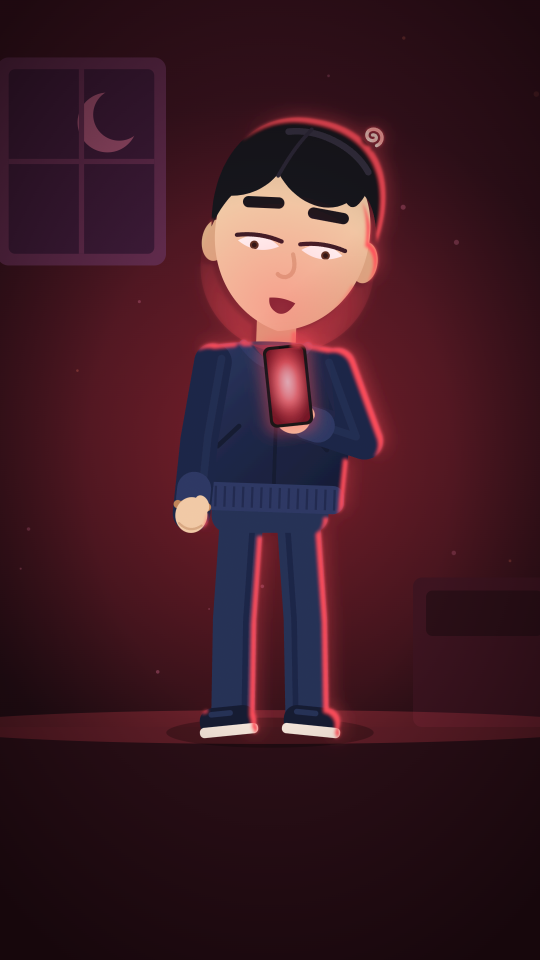
#> input picture remotion/preview/scenes/s01.png, 1080 x 1920 px (shown at 1/2 size); its folder holds 4 pictures in this run
$ python contact.py out.png
#> lines starting #> are read from the running program, lines starting #| are printed output that depends on the picture
import sys, glob
from PIL import Image
files = sorted(glob.glob('preview/scenes/s*.png'))
sel = [f for f in files if not sys.argv[2:] or any(f.endswith(f's{int(i):02d}.png') for i in sys.argv[2:])]
cols = 6; w, h = 270, 480
rows = (len(sel) + cols - 1) // cols
im = Image.new('RGB', (cols * w, rows * h), (0, 0, 0))
#> im: PIL image 1620x480 RGB; every value is 0
for i, f in enumerate(sel):
    im.paste(Image.open(f).convert('RGB').resize((w, h)), ((i % cols) * w, (i // cols) * h))
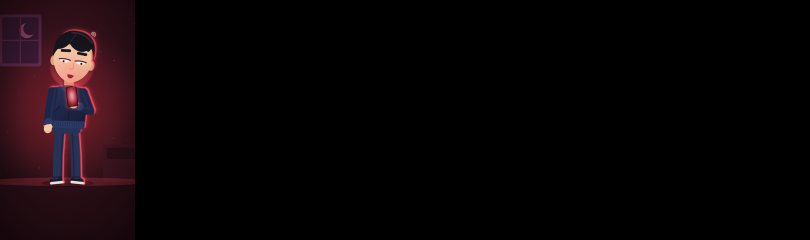
#> im: PIL image 1620x480 RGB (shown at 1/2 size); mean R, G, B 10.3, 4.4, 6.1
#> pass 2 of the loop `for i, f in enumerate(sel):`:
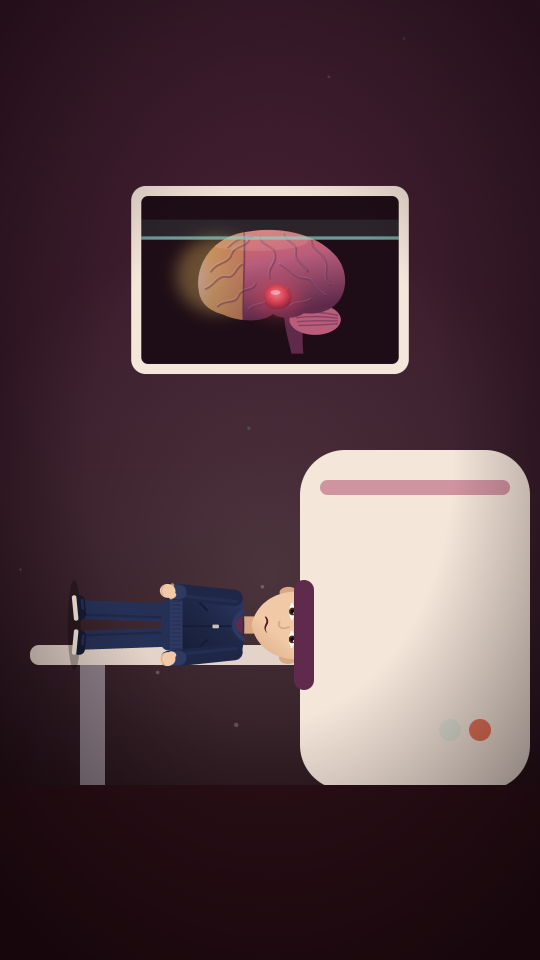
#> input picture remotion/preview/scenes/s06.png, 1080 x 1920 px (shown at 1/2 size)
#> `im.paste(Image.open(f).convert('RGB').resize((w, h)), ((i % cols) * w,..`:
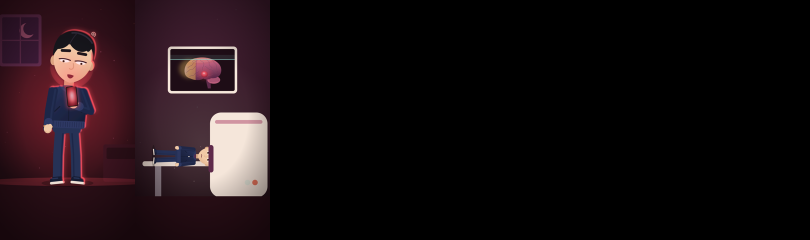
#> im: PIL image 1620x480 RGB (shown at 1/2 size); mean R, G, B 23.7, 14, 16.8
#> pass 3 of the loop `for i, f in enumerate(sel):`:
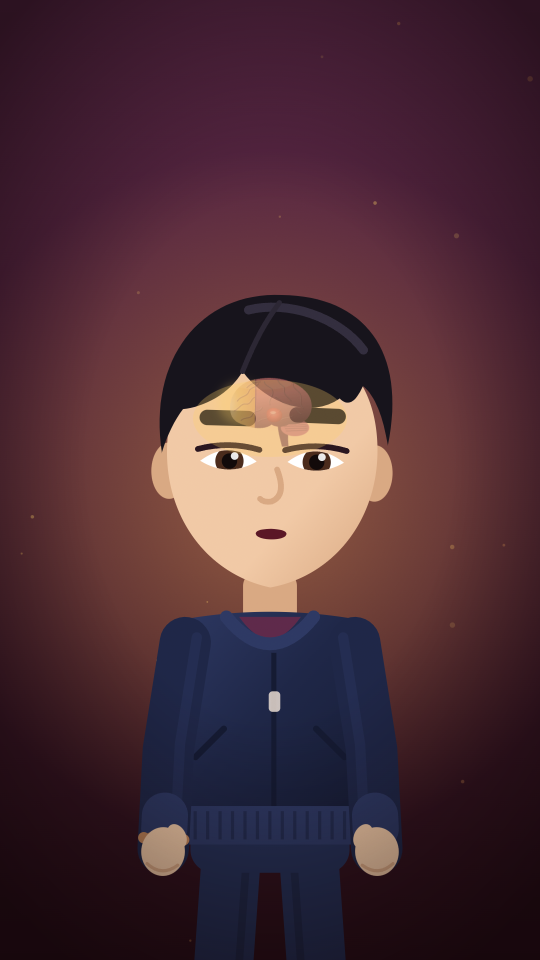
#> input picture remotion/preview/scenes/s09.png, 1080 x 1920 px (shown at 1/2 size)
#> `im.paste(Image.open(f).convert('RGB').resize((w, h)), ((i % cols) * w,..`:
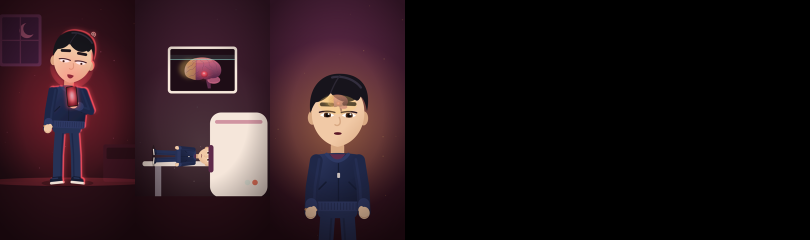
#> im: PIL image 1620x480 RGB (shown at 1/2 size); mean R, G, B 36.4, 21.6, 26
#> the loop made 4 passes; the first 3 are shown
im.save(sys.argv[1])
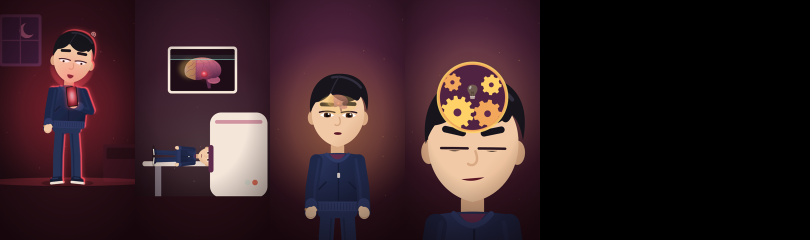
#> saved as out.png: PIL image 1620x480 RGB (shown at 1/2 size); mean R, G, B 53.2, 32.8, 37.2
